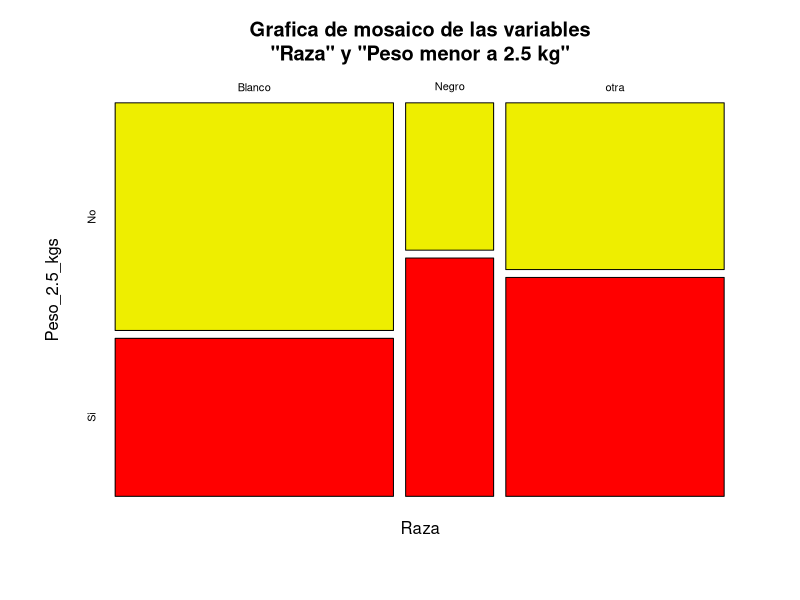
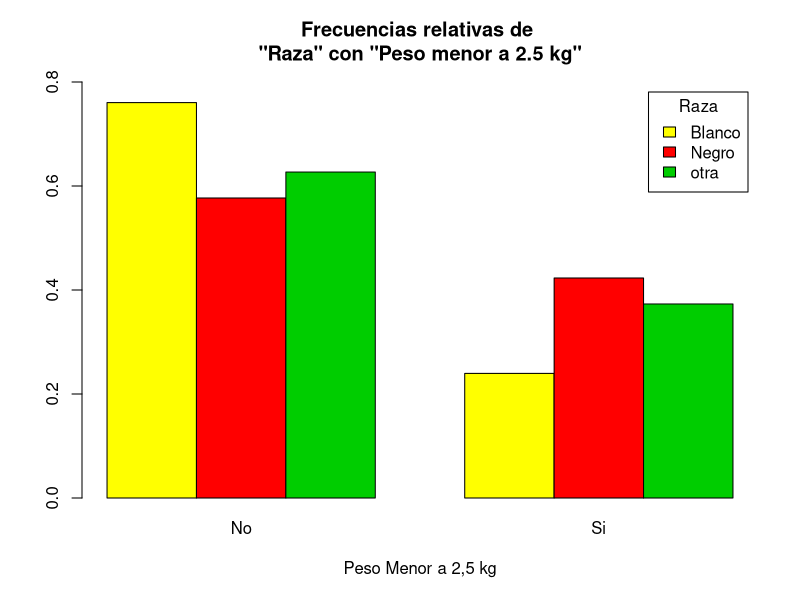
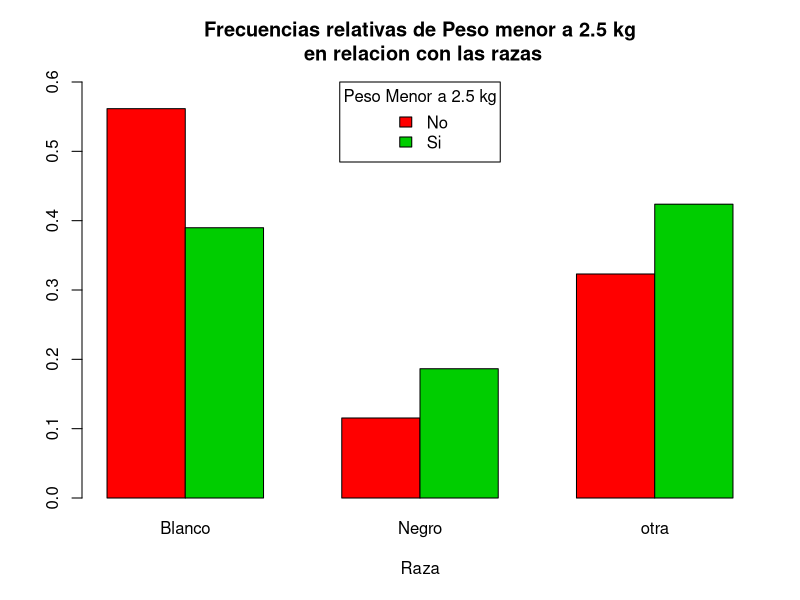
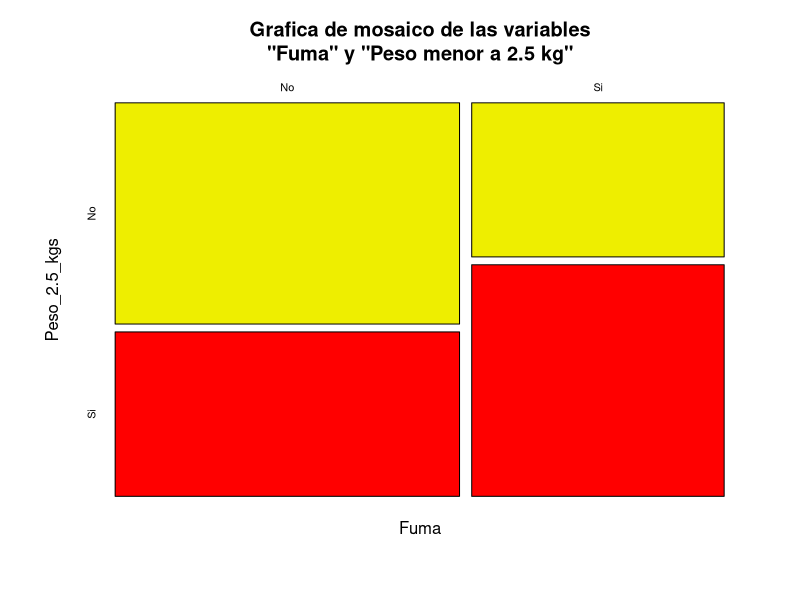
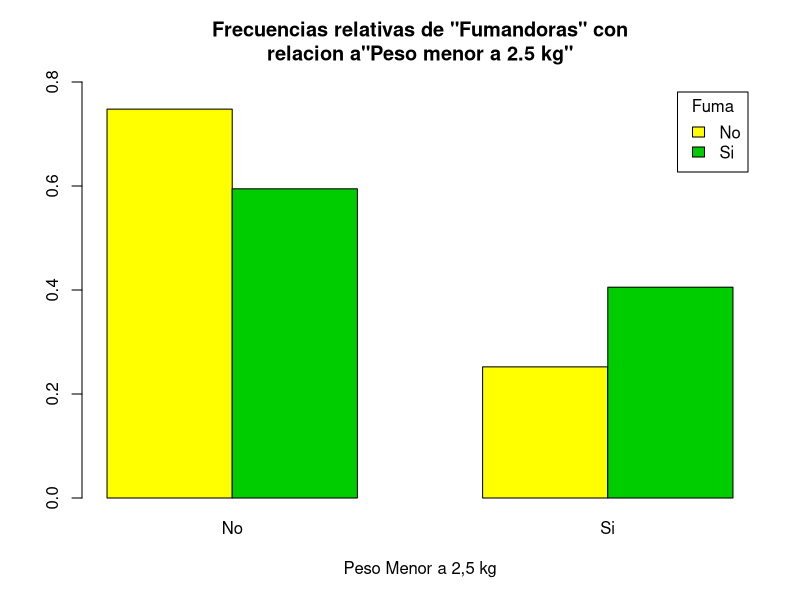
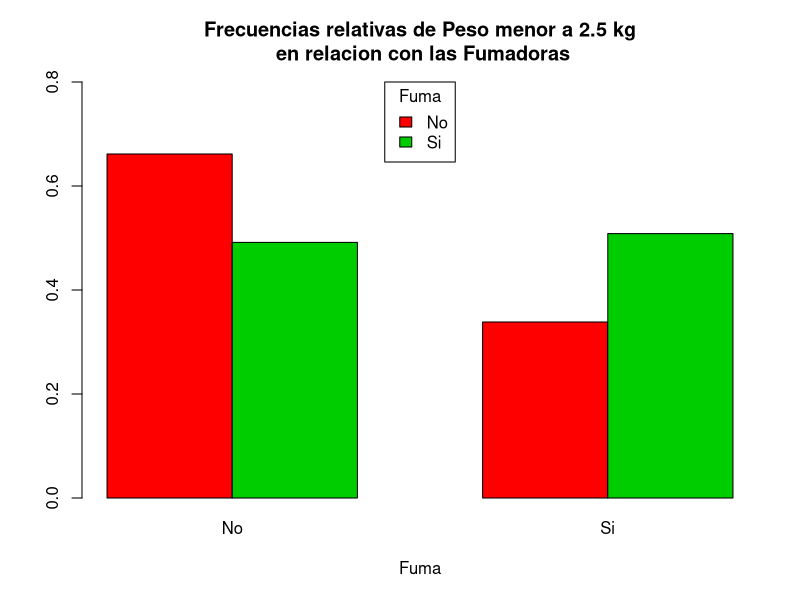

Source code (R) for these figures, in order:
## ---- chunk 1
knitr::opts_chunk$set(echo = TRUE)
## ---- chunk 2
library(MASS)
str(birthwt)
head(birthwt)
help(birthwt)
df = birthwt
str(df)
## ---- chunk 3
levels(factor(df$race))

levels(factor(df$low))
## ---- chunk 4

data <- table(df$race, df$low, dnn = c("Raza", "Peso_2.5_kgs"))
data

## ---- chunk 5
dimnames(data) = list(
  Raza = c("Blanco", "Negro", "otra"), 
  Peso_2.5_kgs = c("No", "Si")
)
data
prop.table(data, margin = 2)
round(prop.table(data, margin = 2), 3)

## ---- chunk 6
grafica = round(prop.table(data, margin = 2), 3)
plot(grafica, 
     main = "Grafica de mosaico de las variables\n \"Raza\" y \"Peso menor a 2.5 kg\" ",
     col = c("yellow2", "red"))
## ---- chunk 7
grafica = (prop.table(data, margin = 1))
barplot(grafica , beside = TRUE,
        legend.text = TRUE,
        args.legend = list(title = "Raza"),
        main = "Frecuencias relativas de \n \"Raza\" con \"Peso menor a 2.5 kg\" ",
        col = c("yellow1", "red", "green3"), 
        ylim = c(0, 0.8),
        xlab = "Peso Menor a 2,5 kg"
        )


## ---- chunk 8
Tgrafica = t(prop.table(data, margin = 2))
barplot(Tgrafica, beside = TRUE, 
        legend.text = TRUE,
        args.legend = list(title = "Peso Menor a 2.5 kg", 
                           x = "top"),
        col = c("red", "green3"),
        main = "Frecuencias relativas de Peso menor a 2.5 kg\n en relacion con las razas",
        ylim = c(0, 0.6),
         xlab = "Raza"
        )
## ---- chunk 9
levels(factor(df$low))
levels(factor(df$smoke))

dsmoke <- table(df$smoke, df$low, dnn = c("Fuma", "Peso_2.5_kgs"))
dsmoke
## ---- chunk 10
dimnames(dsmoke) = list(
  Fuma = c("No", "Si"), 
  Peso_2.5_kgs = c("No", "Si")
)
dsmoke
prop.table(dsmoke, margin = 2)
round(prop.table(dsmoke, margin = 2), 3)

graf_smoke = round(prop.table(dsmoke, margin = 2), 3)
plot(graf_smoke, 
     main = "Grafica de mosaico de las variables\n \"Fuma\" y \"Peso menor a 2.5 kg\" ",
     col = c("yellow2", "red"),
     ylab = "Peso_2.5_kgs")
## ---- chunk 11
grafica2 = (prop.table(dsmoke, margin = 1))
barplot(grafica2 , beside = TRUE,
        legend.text = TRUE,
        args.legend = list(title = "Fuma"),
        main = "Frecuencias relativas de \"Fumandoras\" con\n relacion a\"Peso menor a 2.5 kg\" ",
        col = c("yellow1", "green3"), 
        ylim = c(0, 0.8),
        xlab = "Peso Menor a 2,5 kg"
        )

Tgrafica1 = t(prop.table(dsmoke, margin = 2))
barplot(Tgrafica1, beside = TRUE, 
        legend.text = TRUE,
        args.legend = list(title = "Fuma", 
                           x = "top"),
        col = c("red", "green3"),
        main = "Frecuencias relativas de Peso menor a 2.5 kg\n en relacion con las Fumadoras",
        ylim = c(0, 0.8),
         xlab = "Fuma"
        )

